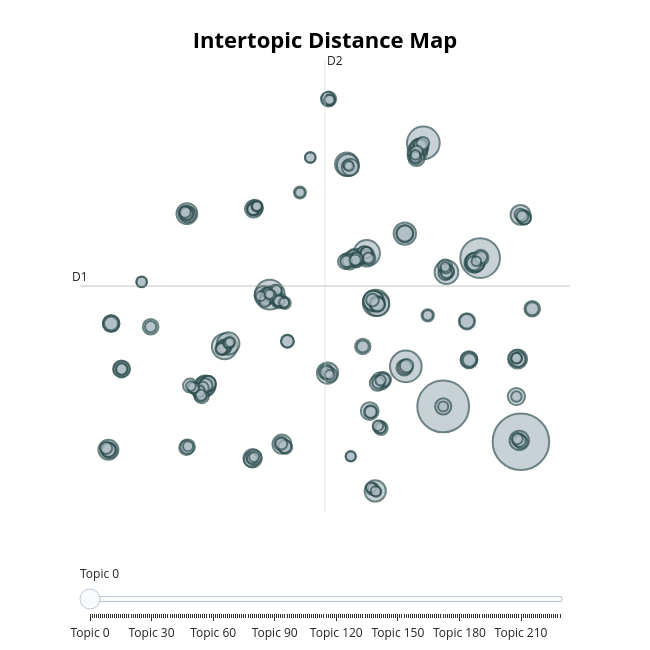

The code cell stored with this chart in its notebook:
### Code cell
# Visualize the topics in browser 
topic_model.visualize_topics()

### Figure 1 — Plotly figure (JSON) as saved in the notebook; plotly's stock layout.template omitted (floating-point values rounded to 4 significant figures; data arrays with more than 128 entries replaced by an {"elided": "..."} marker saying what was removed)
{"data": [{"customdata": {"elided": "230x3 mixed values"}, "hovertemplate": "<b>Topic %{customdata[0]}</b><br>%{customdata[1]}<br>Size: %{customdata[2]}", "legendgroup": "", "marker": {"color": "#B0BEC5", "line": {"color": "DarkSlateGrey", "width": 2}, "size": {"elided": "230 int values"}, "sizemode": "area", "sizeref": 0.2356, "symbol": "circle"}, "mode": "markers", "name": "", "orientation": "v", "showlegend": false, "type": "scatter", "x": {"elided": "230 float values"}, "xaxis": "x", "y": {"elided": "230 float values"}, "yaxis": "y"}], "layout": {"annotations": [{"showarrow": false, "text": "D1", "x": -13.6, "y": 5.892, "yshift": 10}, {"showarrow": false, "text": "D2", "x": 3.029, "xshift": 10, "y": 24.65}], "height": 650, "hoverlabel": {"bgcolor": "white", "font": {"family": "Rockwell", "size": 16}}, "legend": {"itemsizing": "constant", "tracegroupgap": 0}, "margin": {"t": 60}, "shapes": [{"line": {"color": "#CFD8DC", "width": 2}, "type": "line", "x0": 3.029, "x1": 3.029, "y0": -12.87, "y1": 24.65}, {"line": {"color": "#9E9E9E", "width": 2}, "type": "line", "x0": -13.6, "x1": 19.66, "y0": 5.892, "y1": 5.892}], "sliders": [{"active": 0, "pad": {"t": 50}, "steps": [{"args": [{"marker.color": {"elided": "1x230 str values"}}], "label": "Topic 0", "method": "update"}, {"args": [{"marker.color": {"elided": "1x230 str values"}}], "label": "Topic 1", "method": "update"}, {"args": [{"marker.color": {"elided": "1x230 str values"}}], "label": "Topic 2", "method": "update"}, {"args": [{"marker.color": {"elided": "1x230 str values"}}], "label": "Topic 3", "method": "update"}, {"args": [{"marker.color": {"elided": "1x230 str values"}}], "label": "Topic 4", "method": "update"}, {"args": [{"marker.color": {"elided": "1x230 str values"}}], "label": "Topic 5", "method": "update"}, {"args": [{"marker.color": {"elided": "1x230 str values"}}], "label": "Topic 6", "method": "update"}, {"args": [{"marker.color": {"elided": "1x230 str values"}}], "label": "Topic 7", "method": "update"}, {"args": [{"marker.color": {"elided": "1x230 str values"}}], "label": "Topic 8", "method": "update"}, {"args": [{"marker.color": {"elided": "1x230 str values"}}], "label": "Topic 9", "method": "update"}, {"args": [{"marker.color": {"elided": "1x230 str values"}}], "label": "Topic 10", "method": "update"}, {"args": [{"marker.color": {"elided": "1x230 str values"}}], "label": "Topic 11", "method": "update"}, {"args": [{"marker.color": {"elided": "1x230 str values"}}], "label": "Topic 12", "method": "update"}, {"args": [{"marker.color": {"elided": "1x230 str values"}}], "label": "Topic 13", "method": "update"}, {"args": [{"marker.color": {"elided": "1x230 str values"}}], "label": "Topic 14", "method": "update"}, {"args": [{"marker.color": {"elided": "1x230 str values"}}], "label": "Topic 15", "method": "update"}, {"args": [{"marker.color": {"elided": "1x230 str values"}}], "label": "Topic 16", "method": "update"}, {"args": [{"marker.color": {"elided": "1x230 str values"}}], "label": "Topic 17", "method": "update"}, {"args": [{"marker.color": {"elided": "1x230 str values"}}], "label": "Topic 18", "method": "update"}, {"args": [{"marker.color": {"elided": "1x230 str values"}}], "label": "Topic 19", "method": "update"}, {"args": [{"marker.color": {"elided": "1x230 str values"}}], "label": "Topic 20", "method": "update"}, {"args": [{"marker.color": {"elided": "1x230 str values"}}], "label": "Topic 21", "method": "update"}, {"args": [{"marker.color": {"elided": "1x230 str values"}}], "label": "Topic 22", "method": "update"}, {"args": [{"marker.color": {"elided": "1x230 str values"}}], "label": "Topic 23", "method": "update"}, {"args": [{"marker.color": {"elided": "1x230 str values"}}], "label": "Topic 24", "method": "update"}, {"args": [{"marker.color": {"elided": "1x230 str values"}}], "label": "Topic 25", "method": "update"}, {"args": [{"marker.color": {"elided": "1x230 str values"}}], "label": "Topic 26", "method": "update"}, {"args": [{"marker.color": {"elided": "1x230 str values"}}], "label": "Topic 27", "method": "update"}, {"args": [{"marker.color": {"elided": "1x230 str values"}}], "label": "Topic 28", "method": "update"}, {"args": [{"marker.color": {"elided": "1x230 str values"}}], "label": "Topic 29", "method": "update"}, {"args": [{"marker.color": {"elided": "1x230 str values"}}], "label": "Topic 30", "method": "update"}, {"args": [{"marker.color": {"elided": "1x230 str values"}}], "label": "Topic 31", "method": "update"}, {"args": [{"marker.color": {"elided": "1x230 str values"}}], "label": "Topic 32", "method": "update"}, {"args": [{"marker.color": {"elided": "1x230 str values"}}], "label": "Topic 33", "method": "update"}, {"args": [{"marker.color": {"elided": "1x230 str values"}}], "label": "Topic 34", "method": "update"}, {"args": [{"marker.color": {"elided": "1x230 str values"}}], "label": "Topic 35", "method": "update"}, {"args": [{"marker.color": {"elided": "1x230 str values"}}], "label": "Topic 36", "method": "update"}, {"args": [{"marker.color": {"elided": "1x230 str values"}}], "label": "Topic 37", "method": "update"}, {"args": [{"marker.color": {"elided": "1x230 str values"}}], "label": "Topic 38", "method": "update"}, {"args": [{"marker.color": {"elided": "1x230 str values"}}], "label": "Topic 39", "method": "update"}, {"args": [{"marker.color": {"elided": "1x230 str values"}}], "label": "Topic 40", "method": "update"}, {"args": [{"marker.color": {"elided": "1x230 str values"}}], "label": "Topic 41", "method": "update"}, {"args": [{"marker.color": {"elided": "1x230 str values"}}], "label": "Topic 42", "method": "update"}, {"args": [{"marker.color": {"elided": "1x230 str values"}}], "label": "Topic 43", "method": "update"}, {"args": [{"marker.color": {"elided": "1x230 str values"}}], "label": "Topic 44", "method": "update"}, {"args": [{"marker.color": {"elided": "1x230 str values"}}], "label": "Topic 45", "method": "update"}, {"args": [{"marker.color": {"elided": "1x230 str values"}}], "label": "Topic 46", "method": "update"}, {"args": [{"marker.color": {"elided": "1x230 str values"}}], "label": "Topic 47", "method": "update"}, {"args": [{"marker.color": {"elided": "1x230 str values"}}], "label": "Topic 48", "method": "update"}, {"args": [{"marker.color": {"elided": "1x230 str values"}}], "label": "Topic 49", "method": "update"}, {"args": [{"marker.color": {"elided": "1x230 str values"}}], "label": "Topic 50", "method": "update"}, {"args": [{"marker.color": {"elided": "1x230 str values"}}], "label": "Topic 51", "method": "update"}, {"args": [{"marker.color": {"elided": "1x230 str values"}}], "label": "Topic 52", "method": "update"}, {"args": [{"marker.color": {"elided": "1x230 str values"}}], "label": "Topic 53", "method": "update"}, {"args": [{"marker.color": {"elided": "1x230 str values"}}], "label": "Topic 54", "method": "update"}, {"args": [{"marker.color": {"elided": "1x230 str values"}}], "label": "Topic 55", "method": "update"}, {"args": [{"marker.color": {"elided": "1x230 str values"}}], "label": "Topic 56", "method": "update"}, {"args": [{"marker.color": {"elided": "1x230 str values"}}], "label": "Topic 57", "method": "update"}, {"args": [{"marker.color": {"elided": "1x230 str values"}}], "label": "Topic 58", "method": "update"}, {"args": [{"marker.color": {"elided": "1x230 str values"}}], "label": "Topic 59", "method": "update"}, {"args": [{"marker.color": {"elided": "1x230 str values"}}], "label": "Topic 60", "method": "update"}, {"args": [{"marker.color": {"elided": "1x230 str values"}}], "label": "Topic 61", "method": "update"}, {"args": [{"marker.color": {"elided": "1x230 str values"}}], "label": "Topic 62", "method": "update"}, {"args": [{"marker.color": {"elided": "1x230 str values"}}], "label": "Topic 63", "method": "update"}, {"args": [{"marker.color": {"elided": "1x230 str values"}}], "label": "Topic 64", "method": "update"}, {"args": [{"marker.color": {"elided": "1x230 str values"}}], "label": "Topic 65", "method": "update"}, {"args": [{"marker.color": {"elided": "1x230 str values"}}], "label": "Topic 66", "method": "update"}, {"args": [{"marker.color": {"elided": "1x230 str values"}}], "label": "Topic 67", "method": "update"}, {"args": [{"marker.color": {"elided": "1x230 str values"}}], "label": "Topic 68", "method": "update"}, {"args": [{"marker.color": {"elided": "1x230 str values"}}], "label": "Topic 69", "method": "update"}, {"args": [{"marker.color": {"elided": "1x230 str values"}}], "label": "Topic 70", "method": "update"}, {"args": [{"marker.color": {"elided": "1x230 str values"}}], "label": "Topic 71", "method": "update"}, {"args": [{"marker.color": {"elided": "1x230 str values"}}], "label": "Topic 72", "method": "update"}, {"args": [{"marker.color": {"elided": "1x230 str values"}}], "label": "Topic 73", "method": "update"}, {"args": [{"marker.color": {"elided": "1x230 str values"}}], "label": "Topic 74", "method": "update"}, {"args": [{"marker.color": {"elided": "1x230 str values"}}], "label": "Topic 75", "method": "update"}, {"args": [{"marker.color": {"elided": "1x230 str values"}}], "label": "Topic 76", "method": "update"}, {"args": [{"marker.color": {"elided": "1x230 str values"}}], "label": "Topic 77", "method": "update"}, {"args": [{"marker.color": {"elided": "1x230 str values"}}], "label": "Topic 78", "method": "update"}, {"args": [{"marker.color": {"elided": "1x230 str values"}}], "label": "Topic 79", "method": "update"}, {"args": [{"marker.color": {"elided": "1x230 str values"}}], "label": "Topic 80", "method": "update"}, {"args": [{"marker.color": {"elided": "1x230 str values"}}], "label": "Topic 81", "method": "update"}, {"args": [{"marker.color": {"elided": "1x230 str values"}}], "label": "Topic 82", "method": "update"}, {"args": [{"marker.color": {"elided": "1x230 str values"}}], "label": "Topic 83", "method": "update"}, {"args": [{"marker.color": {"elided": "1x230 str values"}}], "label": "Topic 84", "method": "update"}, {"args": [{"marker.color": {"elided": "1x230 str values"}}], "label": "Topic 85", "method": "update"}, {"args": [{"marker.color": {"elided": "1x230 str values"}}], "label": "Topic 86", "method": "update"}, {"args": [{"marker.color": {"elided": "1x230 str values"}}], "label": "Topic 87", "method": "update"}, {"args": [{"marker.color": {"elided": "1x230 str values"}}], "label": "Topic 88", "method": "update"}, {"args": [{"marker.color": {"elided": "1x230 str values"}}], "label": "Topic 89", "method": "update"}, {"args": [{"marker.color": {"elided": "1x230 str values"}}], "label": "Topic 90", "method": "update"}, {"args": [{"marker.color": {"elided": "1x230 str values"}}], "label": "Topic 91", "method": "update"}, {"args": [{"marker.color": {"elided": "1x230 str values"}}], "label": "Topic 92", "method": "update"}, {"args": [{"marker.color": {"elided": "1x230 str values"}}], "label": "Topic 93", "method": "update"}, {"args": [{"marker.color": {"elided": "1x230 str values"}}], "label": "Topic 94", "method": "update"}, {"args": [{"marker.color": {"elided": "1x230 str values"}}], "label": "Topic 95", "method": "update"}, {"args": [{"marker.color": {"elided": "1x230 str values"}}], "label": "Topic 96", "method": "update"}, {"args": [{"marker.color": {"elided": "1x230 str values"}}], "label": "Topic 97", "method": "update"}, {"args": [{"marker.color": {"elided": "1x230 str values"}}], "label": "Topic 98", "method": "update"}, {"args": [{"marker.color": {"elided": "1x230 str values"}}], "label": "Topic 99", "method": "update"}, {"args": [{"marker.color": {"elided": "1x230 str values"}}], "label": "Topic 100", "method": "update"}, {"args": [{"marker.color": {"elided": "1x230 str values"}}], "label": "Topic 101", "method": "update"}, {"args": [{"marker.color": {"elided": "1x230 str values"}}], "label": "Topic 102", "method": "update"}, {"args": [{"marker.color": {"elided": "1x230 str values"}}], "label": "Topic 103", "method": "update"}, {"args": [{"marker.color": {"elided": "1x230 str values"}}], "label": "Topic 104", "method": "update"}, {"args": [{"marker.color": {"elided": "1x230 str values"}}], "label": "Topic 105", "method": "update"}, {"args": [{"marker.color": {"elided": "1x230 str values"}}], "label": "Topic 106", "method": "update"}, {"args": [{"marker.color": {"elided": "1x230 str values"}}], "label": "Topic 107", "method": "update"}, {"args": [{"marker.color": {"elided": "1x230 str values"}}], "label": "Topic 108", "method": "update"}, {"args": [{"marker.color": {"elided": "1x230 str values"}}], "label": "Topic 109", "method": "update"}, {"args": [{"marker.color": {"elided": "1x230 str values"}}], "label": "Topic 110", "method": "update"}, {"args": [{"marker.color": {"elided": "1x230 str values"}}], "label": "Topic 111", "method": "update"}, {"args": [{"marker.color": {"elided": "1x230 str values"}}], "label": "Topic 112", "method": "update"}, {"args": [{"marker.color": {"elided": "1x230 str values"}}], "label": "Topic 113", "method": "update"}, {"args": [{"marker.color": {"elided": "1x230 str values"}}], "label": "Topic 114", "method": "update"}, {"args": [{"marker.color": {"elided": "1x230 str values"}}], "label": "Topic 115", "method": "update"}, {"args": [{"marker.color": {"elided": "1x230 str values"}}], "label": "Topic 116", "method": "update"}, {"args": [{"marker.color": {"elided": "1x230 str values"}}], "label": "Topic 117", "method": "update"}, {"args": [{"marker.color": {"elided": "1x230 str values"}}], "label": "Topic 118", "method": "update"}, {"args": [{"marker.color": {"elided": "1x230 str values"}}], "label": "Topic 119", "method": "update"}, {"args": [{"marker.color": {"elided": "1x230 str values"}}], "label": "Topic 120", "method": "update"}, {"args": [{"marker.color": {"elided": "1x230 str values"}}], "label": "Topic 121", "method": "update"}, {"args": [{"marker.color": {"elided": "1x230 str values"}}], "label": "Topic 122", "method": "update"}, {"args": [{"marker.color": {"elided": "1x230 str values"}}], "label": "Topic 123", "method": "update"}, {"args": [{"marker.color": {"elided": "1x230 str values"}}], "label": "Topic 124", "method": "update"}, {"args": [{"marker.color": {"elided": "1x230 str values"}}], "label": "Topic 125", "method": "update"}, {"args": [{"marker.color": {"elided": "1x230 str values"}}], "label": "Topic 126", "method": "update"}, {"args": [{"marker.color": {"elided": "1x230 str values"}}], "label": "Topic 127", "method": "update"}, {"args": [{"marker.color": {"elided": "1x230 str values"}}], "label": "Topic 128", "method": "update"}, {"args": [{"marker.color": {"elided": "1x230 str values"}}], "label": "Topic 129", "method": "update"}, {"args": [{"marker.color": {"elided": "1x230 str values"}}], "label": "Topic 130", "method": "update"}, {"args": [{"marker.color": {"elided": "1x230 str values"}}], "label": "Topic 131", "method": "update"}, {"args": [{"marker.color": {"elided": "1x230 str values"}}], "label": "Topic 132", "method": "update"}, {"args": [{"marker.color": {"elided": "1x230 str values"}}], "label": "Topic 133", "method": "update"}, {"args": [{"marker.color": {"elided": "1x230 str values"}}], "label": "Topic 134", "method": "update"}, {"args": [{"marker.color": {"elided": "1x230 str values"}}], "label": "Topic 135", "method": "update"}, {"args": [{"marker.color": {"elided": "1x230 str values"}}], "label": "Topic 136", "method": "update"}, {"args": [{"marker.color": {"elided": "1x230 str values"}}], "label": "Topic 137", "method": "update"}, {"args": [{"marker.color": {"elided": "1x230 str values"}}], "label": "Topic 138", "method": "update"}, {"args": [{"marker.color": {"elided": "1x230 str values"}}], "label": "Topic 139", "method": "update"}, {"args": [{"marker.color": {"elided": "1x230 str values"}}], "label": "Topic 140", "method": "update"}, {"args": [{"marker.color": {"elided": "1x230 str values"}}], "label": "Topic 141", "method": "update"}, {"args": [{"marker.color": {"elided": "1x230 str values"}}], "label": "Topic 142", "method": "update"}, {"args": [{"marker.color": {"elided": "1x230 str values"}}], "label": "Topic 143", "method": "update"}, {"args": [{"marker.color": {"elided": "1x230 str values"}}], "label": "Topic 144", "method": "update"}, {"args": [{"marker.color": {"elided": "1x230 str values"}}], "label": "Topic 145", "method": "update"}, {"args": [{"marker.color": {"elided": "1x230 str values"}}], "label": "Topic 146", "method": "update"}, {"args": [{"marker.color": {"elided": "1x230 str values"}}], "label": "Topic 147", "method": "update"}, {"args": [{"marker.color": {"elided": "1x230 str values"}}], "label": "Topic 148", "method": "update"}, {"args": [{"marker.color": {"elided": "1x230 str values"}}], "label": "Topic 149", "method": "update"}, {"args": [{"marker.color": {"elided": "1x230 str values"}}], "label": "Topic 150", "method": "update"}, {"args": [{"marker.color": {"elided": "1x230 str values"}}], "label": "Topic 151", "method": "update"}, {"args": [{"marker.color": {"elided": "1x230 str values"}}], "label": "Topic 152", "method": "update"}, {"args": [{"marker.color": {"elided": "1x230 str values"}}], "label": "Topic 153", "method": "update"}, {"args": [{"marker.color": {"elided": "1x230 str values"}}], "label": "Topic 154", "method": "update"}, {"args": [{"marker.color": {"elided": "1x230 str values"}}], "label": "Topic 155", "method": "update"}, {"args": [{"marker.color": {"elided": "1x230 str values"}}], "label": "Topic 156", "method": "update"}, {"args": [{"marker.color": {"elided": "1x230 str values"}}], "label": "Topic 157", "method": "update"}, {"args": [{"marker.color": {"elided": "1x230 str values"}}], "label": "Topic 158", "method": "update"}, {"args": [{"marker.color": {"elided": "1x230 str values"}}], "label": "Topic 159", "method": "update"}, {"args": [{"marker.color": {"elided": "1x230 str values"}}], "label": "Topic 160", "method": "update"}, {"args": [{"marker.color": {"elided": "1x230 str values"}}], "label": "Topic 161", "method": "update"}, {"args": [{"marker.color": {"elided": "1x230 str values"}}], "label": "Topic 162", "method": "update"}, {"args": [{"marker.color": {"elided": "1x230 str values"}}], "label": "Topic 163", "method": "update"}, {"args": [{"marker.color": {"elided": "1x230 str values"}}], "label": "Topic 164", "method": "update"}, {"args": [{"marker.color": {"elided": "1x230 str values"}}], "label": "Topic 165", "method": "update"}, {"args": [{"marker.color": {"elided": "1x230 str values"}}], "label": "Topic 166", "method": "update"}, {"args": [{"marker.color": {"elided": "1x230 str values"}}], "label": "Topic 167", "method": "update"}, {"args": [{"marker.color": {"elided": "1x230 str values"}}], "label": "Topic 168", "method": "update"}, {"args": [{"marker.color": {"elided": "1x230 str values"}}], "label": "Topic 169", "method": "update"}, {"args": [{"marker.color": {"elided": "1x230 str values"}}], "label": "Topic 170", "method": "update"}, {"args": [{"marker.color": {"elided": "1x230 str values"}}], "label": "Topic 171", "method": "update"}, {"args": [{"marker.color": {"elided": "1x230 str values"}}], "label": "Topic 172", "method": "update"}, {"args": [{"marker.color": {"elided": "1x230 str values"}}], "label": "Topic 173", "method": "update"}, {"args": [{"marker.color": {"elided": "1x230 str values"}}], "label": "Topic 174", "method": "update"}, {"args": [{"marker.color": {"elided": "1x230 str values"}}], "label": "Topic 175", "method": "update"}, {"args": [{"marker.color": {"elided": "1x230 str values"}}], "label": "Topic 176", "method": "update"}, {"args": [{"marker.color": {"elided": "1x230 str values"}}], "label": "Topic 177", "method": "update"}, {"args": [{"marker.color": {"elided": "1x230 str values"}}], "label": "Topic 178", "method": "update"}, {"args": [{"marker.color": {"elided": "1x230 str values"}}], "label": "Topic 179", "method": "update"}, {"args": [{"marker.color": {"elided": "1x230 str values"}}], "label": "Topic 180", "method": "update"}, {"args": [{"marker.color": {"elided": "1x230 str values"}}], "label": "Topic 181", "method": "update"}, {"args": [{"marker.color": {"elided": "1x230 str values"}}], "label": "Topic 182", "method": "update"}, {"args": [{"marker.color": {"elided": "1x230 str values"}}], "label": "Topic 183", "method": "update"}, {"args": [{"marker.color": {"elided": "1x230 str values"}}], "label": "Topic 184", "method": "update"}, {"args": [{"marker.color": {"elided": "1x230 str values"}}], "label": "Topic 185", "method": "update"}, {"args": [{"marker.color": {"elided": "1x230 str values"}}], "label": "Topic 186", "method": "update"}, {"args": [{"marker.color": {"elided": "1x230 str values"}}], "label": "Topic 187", "method": "update"}, {"args": [{"marker.color": {"elided": "1x230 str values"}}], "label": "Topic 188", "method": "update"}, {"args": [{"marker.color": {"elided": "1x230 str values"}}], "label": "Topic 189", "method": "update"}, {"args": [{"marker.color": {"elided": "1x230 str values"}}], "label": "Topic 190", "method": "update"}, {"args": [{"marker.color": {"elided": "1x230 str values"}}], "label": "Topic 191", "method": "update"}, {"args": [{"marker.color": {"elided": "1x230 str values"}}], "label": "Topic 192", "method": "update"}, {"args": [{"marker.color": {"elided": "1x230 str values"}}], "label": "Topic 193", "method": "update"}, {"args": [{"marker.color": {"elided": "1x230 str values"}}], "label": "Topic 194", "method": "update"}, {"args": [{"marker.color": {"elided": "1x230 str values"}}], "label": "Topic 195", "method": "update"}, {"args": [{"marker.color": {"elided": "1x230 str values"}}], "label": "Topic 196", "method": "update"}, {"args": [{"marker.color": {"elided": "1x230 str values"}}], "label": "Topic 197", "method": "update"}, {"args": [{"marker.color": {"elided": "1x230 str values"}}], "label": "Topic 198", "method": "update"}, {"args": [{"marker.color": {"elided": "1x230 str values"}}], "label": "Topic 199", "method": "update"}, {"args": [{"marker.color": {"elided": "1x230 str values"}}], "label": "Topic 200", "method": "update"}, {"args": [{"marker.color": {"elided": "1x230 str values"}}], "label": "Topic 201", "method": "update"}, {"args": [{"marker.color": {"elided": "1x230 str values"}}], "label": "Topic 202", "method": "update"}, {"args": [{"marker.color": {"elided": "1x230 str values"}}], "label": "Topic 203", "method": "update"}, {"args": [{"marker.color": {"elided": "1x230 str values"}}], "label": "Topic 204", "method": "update"}, {"args": [{"marker.color": {"elided": "1x230 str values"}}], "label": "Topic 205", "method": "update"}, {"args": [{"marker.color": {"elided": "1x230 str values"}}], "label": "Topic 206", "method": "update"}, {"args": [{"marker.color": {"elided": "1x230 str values"}}], "label": "Topic 207", "method": "update"}, {"args": [{"marker.color": {"elided": "1x230 str values"}}], "label": "Topic 208", "method": "update"}, {"args": [{"marker.color": {"elided": "1x230 str values"}}], "label": "Topic 209", "method": "update"}, {"args": [{"marker.color": {"elided": "1x230 str values"}}], "label": "Topic 210", "method": "update"}, {"args": [{"marker.color": {"elided": "1x230 str values"}}], "label": "Topic 211", "method": "update"}, {"args": [{"marker.color": {"elided": "1x230 str values"}}], "label": "Topic 212", "method": "update"}, {"args": [{"marker.color": {"elided": "1x230 str values"}}], "label": "Topic 213", "method": "update"}, {"args": [{"marker.color": {"elided": "1x230 str values"}}], "label": "Topic 214", "method": "update"}, {"args": [{"marker.color": {"elided": "1x230 str values"}}], "label": "Topic 215", "method": "update"}, {"args": [{"marker.color": {"elided": "1x230 str values"}}], "label": "Topic 216", "method": "update"}, {"args": [{"marker.color": {"elided": "1x230 str values"}}], "label": "Topic 217", "method": "update"}, {"args": [{"marker.color": {"elided": "1x230 str values"}}], "label": "Topic 218", "method": "update"}, {"args": [{"marker.color": {"elided": "1x230 str values"}}], "label": "Topic 219", "method": "update"}, {"args": [{"marker.color": {"elided": "1x230 str values"}}], "label": "Topic 220", "method": "update"}, {"args": [{"marker.color": {"elided": "1x230 str values"}}], "label": "Topic 221", "method": "update"}, {"args": [{"marker.color": {"elided": "1x230 str values"}}], "label": "Topic 222", "method": "update"}, {"args": [{"marker.color": {"elided": "1x230 str values"}}], "label": "Topic 223", "method": "update"}, {"args": [{"marker.color": {"elided": "1x230 str values"}}], "label": "Topic 224", "method": "update"}, {"args": [{"marker.color": {"elided": "1x230 str values"}}], "label": "Topic 225", "method": "update"}, {"args": [{"marker.color": {"elided": "1x230 str values"}}], "label": "Topic 226", "method": "update"}, {"args": [{"marker.color": {"elided": "1x230 str values"}}], "label": "Topic 227", "method": "update"}, {"args": [{"marker.color": {"elided": "1x230 str values"}}], "label": "Topic 228", "method": "update"}, {"args": [{"marker.color": {"elided": "1x230 str values"}}], "label": "Topic 229", "method": "update"}]}], "title": {"font": {"color": "Black", "size": 22}, "text": "<b>Intertopic Distance Map</b>", "x": 0.5, "xanchor": "center", "y": 0.95, "yanchor": "top"}, "width": 650, "xaxis": {"anchor": "y", "domain": [0, 1], "range": [-13.6, 19.66], "title": {"text": ""}, "visible": false}, "yaxis": {"anchor": "x", "domain": [0, 1], "range": [-12.87, 24.65], "title": {"text": ""}, "visible": false}}}
